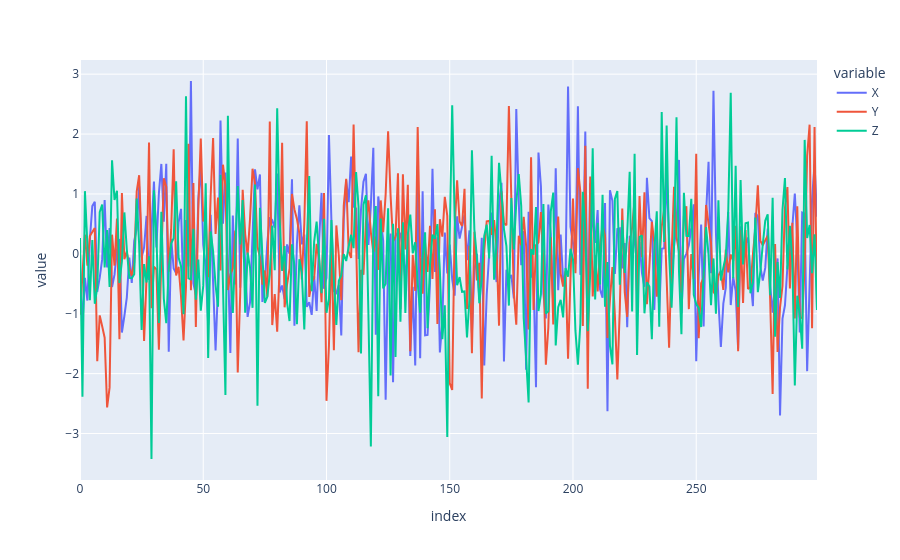

Notebook source saved alongside this figure:
### Markdown cell above
* do the same with plotly. Can you see the difference?

### Code cell
fig = px.line(df)
fig.show()

### Figure 1 — Plotly figure (JSON) as saved in the notebook; plotly's stock layout.template omitted (floating-point values rounded to 4 significant figures; data arrays with more than 128 entries replaced by an {"elided": "..."} marker saying what was removed)
{"data": [{"hovertemplate": "variable=X<br>index=%{x}<br>value=%{y}<extra></extra>", "legendgroup": "X", "line": {"color": "#636efa", "dash": "solid"}, "marker": {"symbol": "circle"}, "mode": "lines", "name": "X", "orientation": "v", "showlegend": true, "type": "scatter", "x": {"elided": "300 int values"}, "xaxis": "x", "y": {"elided": "300 float values"}, "yaxis": "y"}, {"hovertemplate": "variable=Y<br>index=%{x}<br>value=%{y}<extra></extra>", "legendgroup": "Y", "line": {"color": "#EF553B", "dash": "solid"}, "marker": {"symbol": "circle"}, "mode": "lines", "name": "Y", "orientation": "v", "showlegend": true, "type": "scatter", "x": {"elided": "300 int values"}, "xaxis": "x", "y": {"elided": "300 float values"}, "yaxis": "y"}, {"hovertemplate": "variable=Z<br>index=%{x}<br>value=%{y}<extra></extra>", "legendgroup": "Z", "line": {"color": "#00cc96", "dash": "solid"}, "marker": {"symbol": "circle"}, "mode": "lines", "name": "Z", "orientation": "v", "showlegend": true, "type": "scatter", "x": {"elided": "300 int values"}, "xaxis": "x", "y": {"elided": "300 float values"}, "yaxis": "y"}], "layout": {"legend": {"title": {"text": "variable"}, "tracegroupgap": 0}, "margin": {"t": 60}, "xaxis": {"anchor": "y", "domain": [0, 1], "title": {"text": "index"}}, "yaxis": {"anchor": "x", "domain": [0, 1], "title": {"text": "value"}}}}
